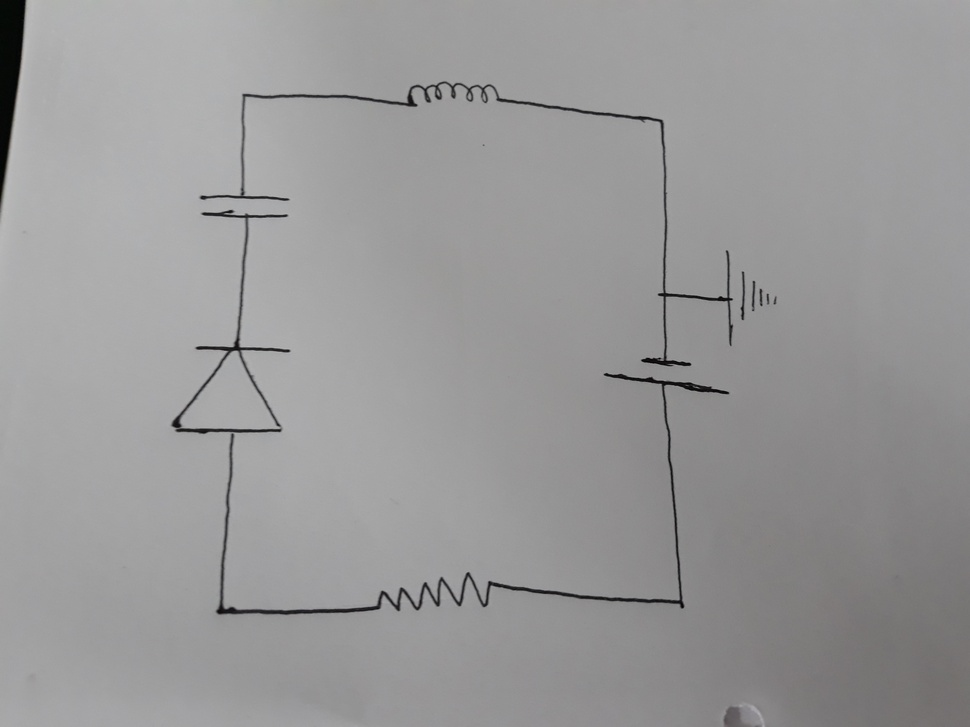
#> input picture d.jpg, 970 x 727 px, shrunk from 4128 x 3096 before the run, found by its file name
$ python thresholding_prepro.py
#> lines starting #> are read from the running program, lines starting #| are printed output that depends on the picture; after the words box and inside, x2 and y2 are one past the last pixel; in counts of white or black regions, pixels touching at a corner belong together
# Trying to mix cv2 and skimage together to read and perform preprocessing
# working but the file is read in the program
# not by the user

import numpy as np
import cv2
from skimage import data,io
from skimage.util import img_as_ubyte
from skimage.filters import threshold_local
from skimage.color import rgb2gray
from skimage.feature import hog


#reading in skimage
latest = io.imread("d.jpg")
#> latest is the input picture: shape (727, 970, 3); mean R, G, B 152.9, 152.5, 152.8
print(latest.dtype) 	#uint8
#| uint8
print(latest.shape) 	#(r,c,3)
#| (727, 970, 3)
io.imshow(latest)
io.show()

#converting to gray in skimage
grayscale = rgb2gray(latest)
print(grayscale.dtype)  #float64
#| float64
print(grayscale.shape)	#(r,c)
#| (727, 970)

#converting the image datatype to the previous one as the shape
#of grayscale (float64) is only = (rows, columns)
#and original loaded image (uint8) is (rows, columns, channels)

#hence, we convert the float64 to uint8, but
#now both have only (rows, columns)
#which is helpful for adaptive_local_thresholding

#we get one runtime error (possible precision loss), but we can ignore it

gray= img_as_ubyte(grayscale)
print(gray.dtype)	#uint8
#| uint8
print(gray.shape)	#(r,c)
#| (727, 970)
io.imshow(gray)
io.show()

#converting to binary using skimage
#here using adaptive, that is local thresholding
block_size = 35
adaptive_t = threshold_local(gray, block_size, method ="gaussian", mode= "wrap",
param = 40, offset=10)
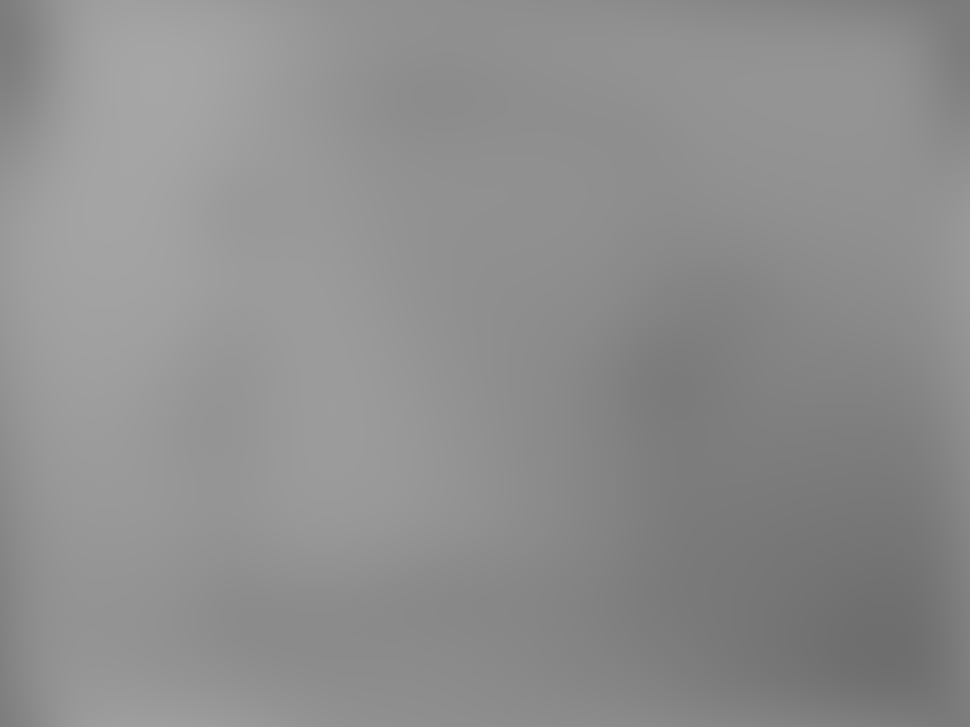
#> adaptive_t: shape (727, 970) float64; min 110, max 166.2, mean 142.6
binary_adaptive = gray < adaptive_t
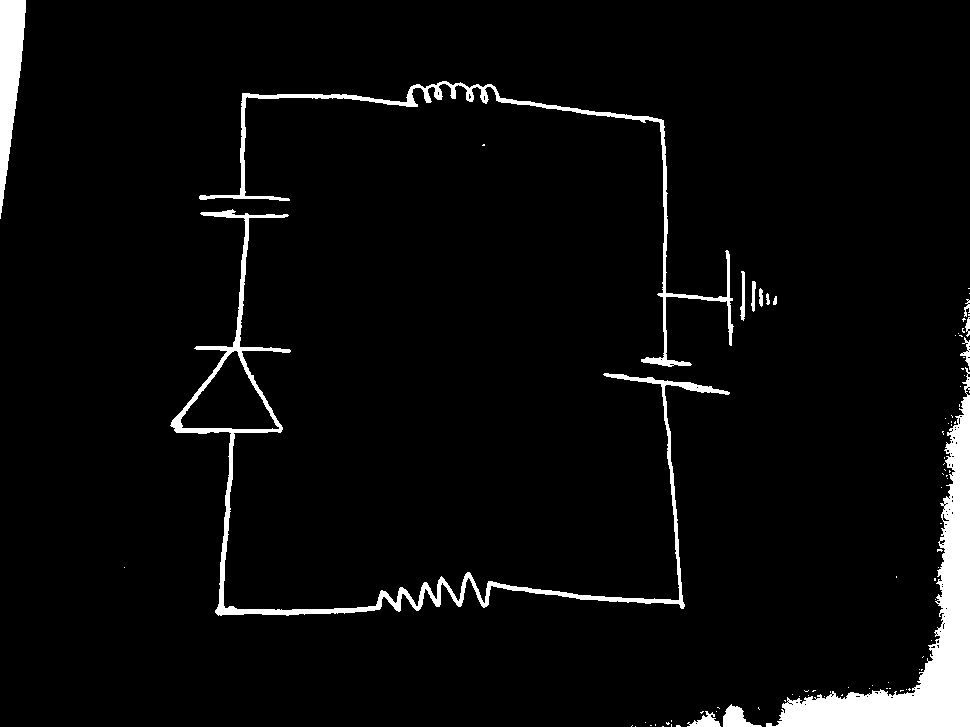
#> binary_adaptive: shape (727, 970) bool; 4.5% white; 87 white regions (73 under 20 px), largest, box (x1, y1, x2, y2) and area: (766, 367, 970, 727) 14420, (170, 209, 730, 616) 7863, (199, 81, 734, 367) 4578

print(binary_adaptive.dtype)
#| bool
print(binary_adaptive.shape)
#| (727, 970)

io.imshow(binary_adaptive)
io.show()

$ run again, with c.jpg copied over d.jpg
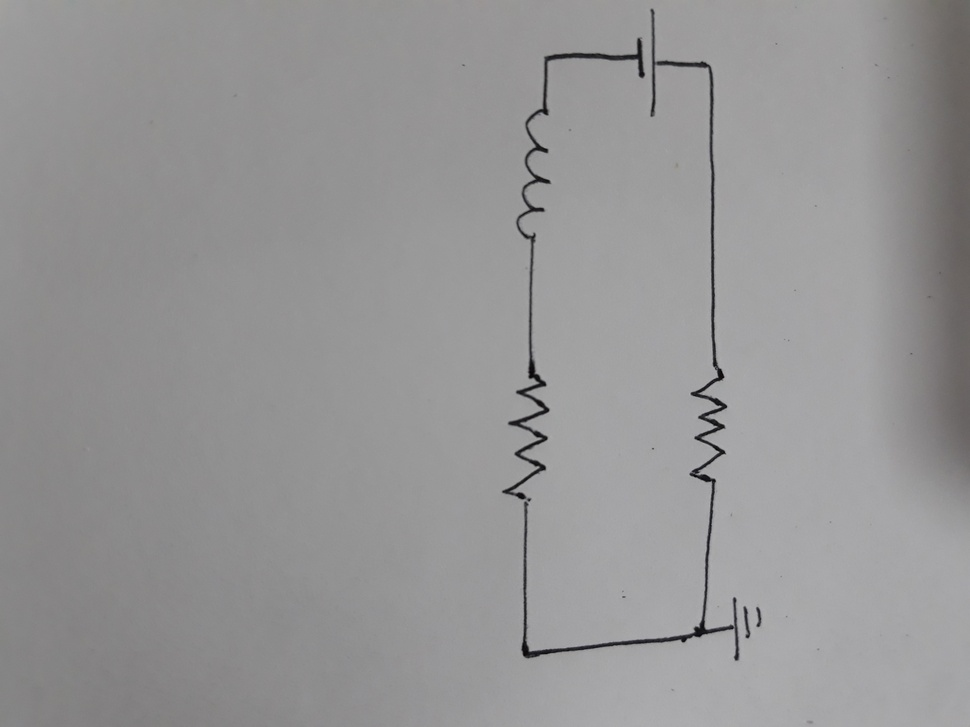
#> input picture c.jpg, 970 x 727 px, shrunk from 4128 x 3096 before the run, found by its file name
#> latest is the input picture: shape (727, 970, 3); mean R, G, B 149.7, 149.2, 149.7
#| uint8
#| (727, 970, 3)
#| float64
#| (727, 970)
#| uint8
#| (727, 970)
#> `adaptive_t = threshold_local(gray, block_size, method ="gaussian", mod..`:
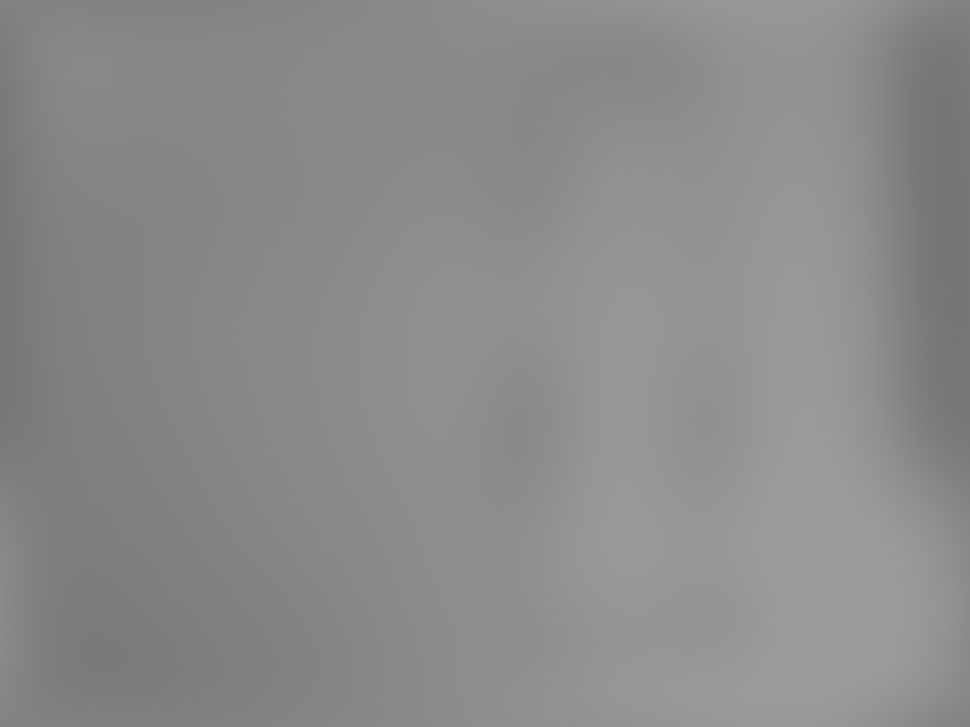
#> adaptive_t: shape (727, 970) float64; min 116.9, max 156.9, mean 139.3
#> `binary_adaptive = gray < adaptive_t`:
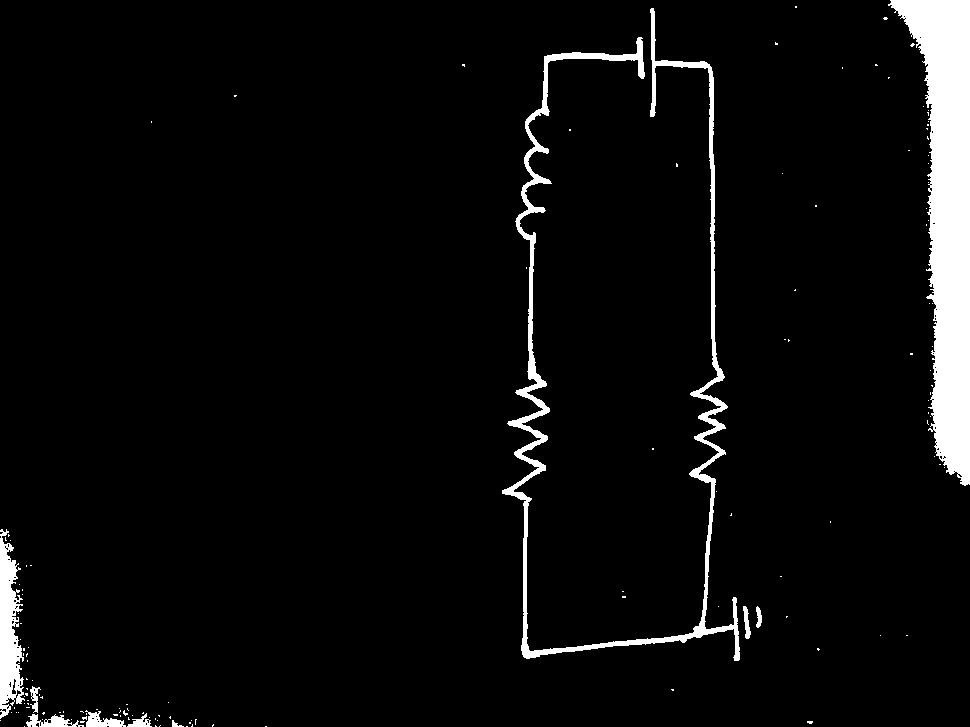
#> binary_adaptive: shape (727, 970) bool; 4.9% white; 138 white regions (128 under 20 px), largest, box (x1, y1, x2, y2) and area: (888, 0, 970, 486) 19603, (502, 8, 740, 661) 10092, (0, 529, 25, 719) 2874
#| bool
#| (727, 970)

$ run again, with g.jpg copied over d.jpg
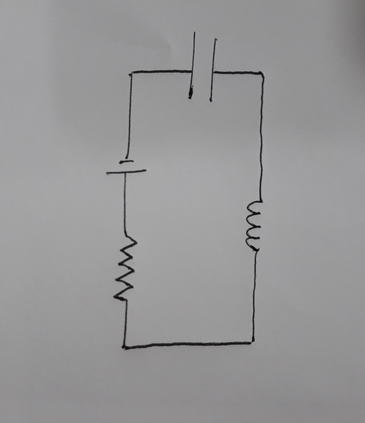
#> input picture g.jpg, 365 x 423 px, found by its file name
#> latest is the input picture: shape (423, 365, 3); mean R, G, B 151.2, 151, 151.7
#| uint8
#| (423, 365, 3)
#| float64
#| (423, 365)
#| uint8
#| (423, 365)
#> `adaptive_t = threshold_local(gray, block_size, method ="gaussian", mod..`:
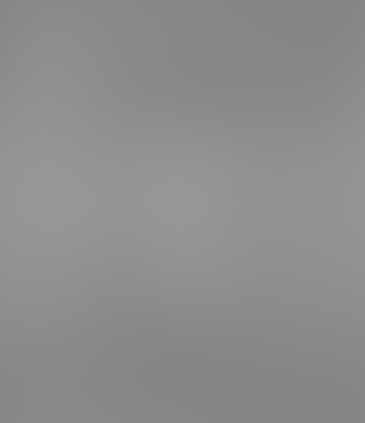
#> adaptive_t: shape (423, 365) float64; min 132.2, max 151, mean 141
#> `binary_adaptive = gray < adaptive_t`:
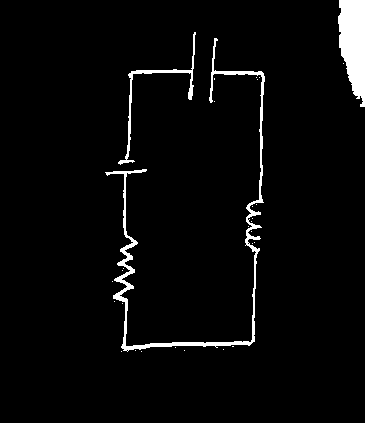
#> binary_adaptive: shape (423, 365) bool; 3.5% white; 29 white regions (26 under 20 px), largest, box (x1, y1, x2, y2) and area: (105, 38, 265, 352) 2599, (338, 0, 365, 107) 2134, (118, 32, 196, 165) 639
#| bool
#| (423, 365)
